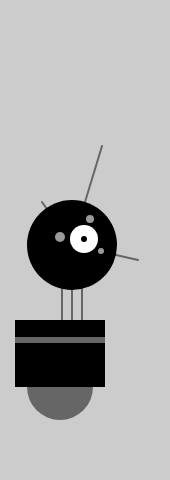
Frame 1 (no input)
Frame 60 (no input): identical to frame 1, image omitted
Frame 120 (the mouse pressed at the canvas centre since frame 60): identical to frame 1, image omitted

The p5.js sketch that drew this single still picture (run headless with seeded random() and noise() and a simulated clock; from frame 60 on, the mouse is pressed at the canvas centre):

// p5.js sketch
// ── sketch.js
var x = 60; // x coordinate
var y = 420 // y coordinate
var bodyHeight = 100; // body bodyHeight
var neckHeight = 30; // Neck height
var radius = 45;
var ny = y - bodyHeight - neckHeight - radius; //Neck Y


function setup() {
   createCanvas(170, 480);
   strokeWeight(2);
   ellipseMode(RADIUS);


}

function draw() {
  background (204);

  //neck
  stroke(102);
  line(x+2, y-bodyHeight, x+2, ny);
  line(x+12, y-bodyHeight, x+12, ny);
  line(x+22, y-bodyHeight, x+22, ny);

  //Antennae
  line(x+12, ny, x-18, ny-43);
  line(x+12, ny, x+42, ny-99);
  line(x+12, ny, x+78, ny+15);

  //body
  noStroke();
  fill(102);
  ellipse(x, y-33, 33, 33);
  fill(0);
  rect(x-45, y-bodyHeight, 90, bodyHeight-33);
  fill(102);
  rect(x-45, y-bodyHeight+17, 90, 6);

  //Head
  fill(0);
  ellipse(x+12, ny, radius, radius);
  fill(255);
  ellipse(x+24, ny-6, 14, 14);
  fill(0);
  ellipse(x+24, ny-6, 3, 3);
  fill(153);
  ellipse(x, ny-8, 5, 5);
  ellipse(x+30, ny-26, 4, 4);
  ellipse(x+41, ny+6, 3, 3);




}
